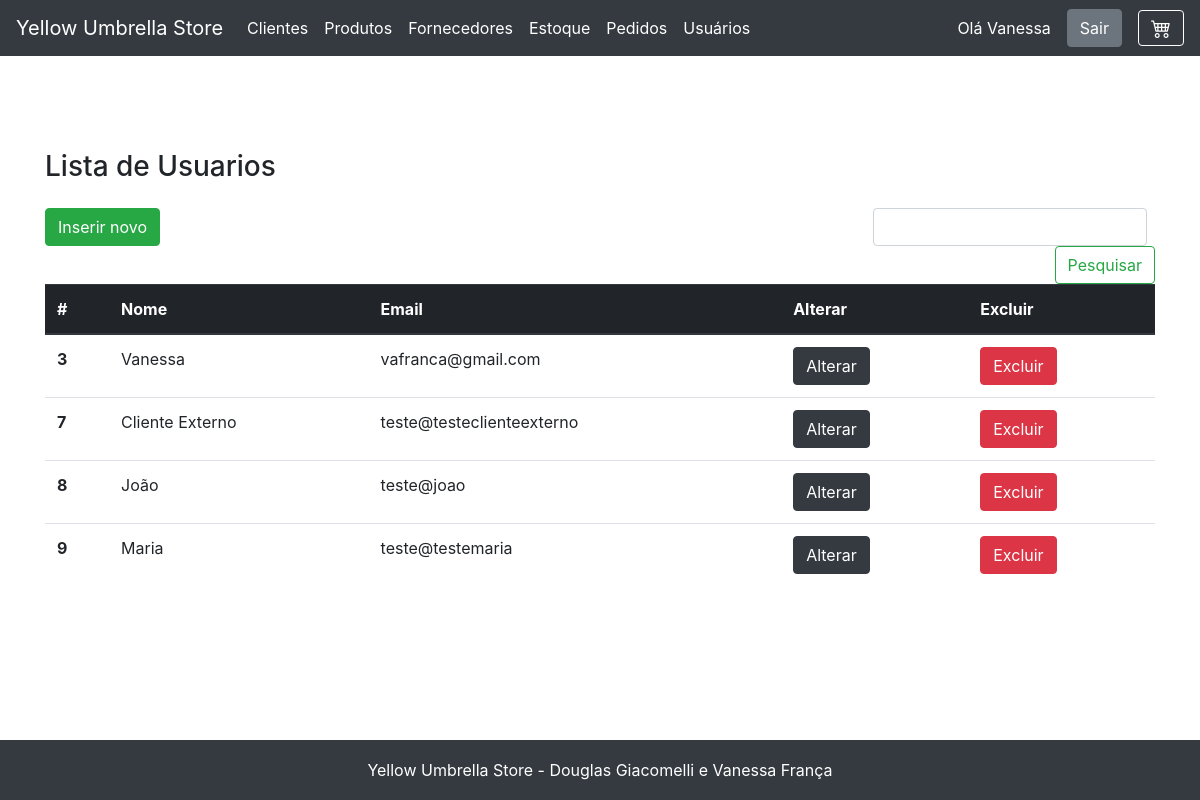
The page /usuario/view_usuarios.php (signed in) on the database as committed earlier.
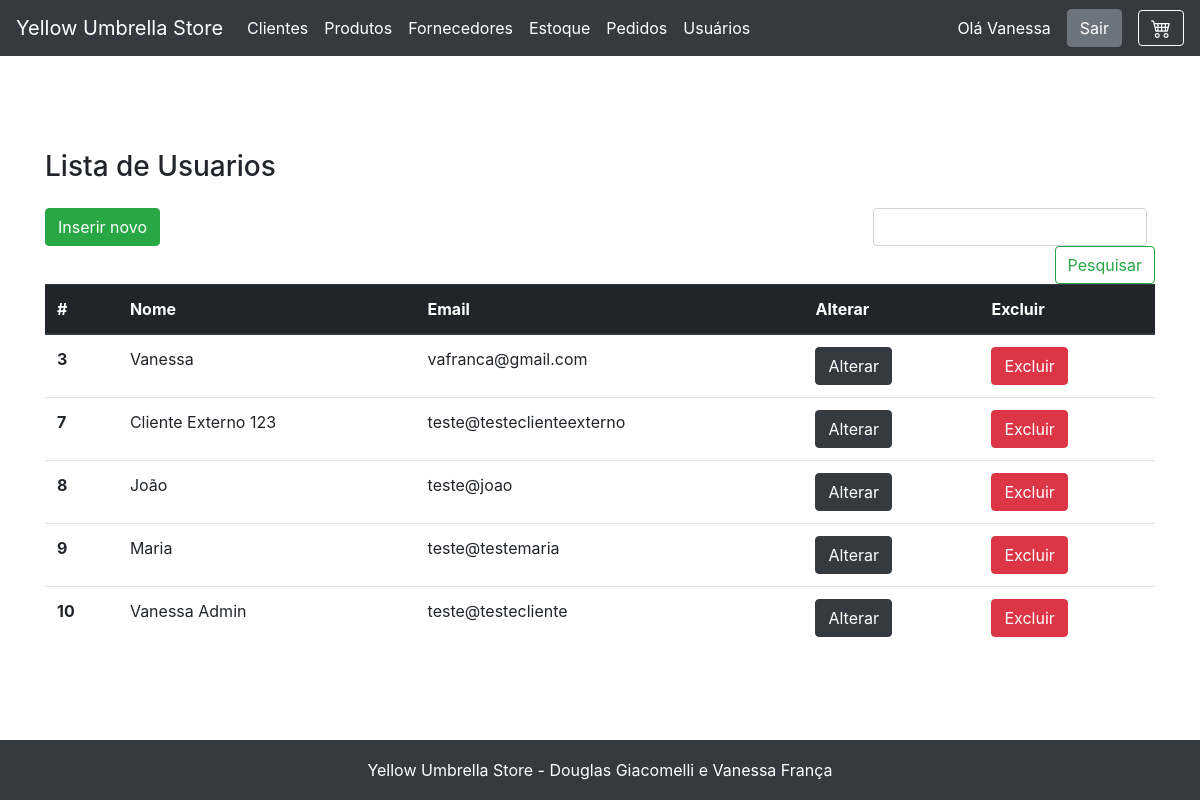
The same page on the database as committed later.
### tables this page shows
CREATE TABLE `usuario` (
  `id` int NOT NULL AUTO_INCREMENT,
  `email` varchar(255) NOT NULL,
  `senha` varchar(255) NOT NULL,
  `nome` varchar(255) NOT NULL,
  `perfil_id` int DEFAULT NULL,
  PRIMARY KEY (`id`),
  UNIQUE KEY `login` (`email`),
  KEY `perfil_id` (`perfil_id`)
);

### fachada.php (called while the page is built, shortened)
<?php
include_once('model/Usuario.php');
include_once('dao/mysql/MysqlDaoFactory.php');
$factory = new MysqlDaofactory();
?>

### dao/mysql/MysqlDaoFactory.php (called while the page is built, shortened)
<?php
include_once('MysqlUsuarioDao.php');
class MysqlDaofactory extends DaoFactory {
    private $host = "localhost";
    private $db_name = "web2";
    private $port = "3306";
    private $username = "root";
    private $password = "v6a10fr4nc486";
    public function getConnection(){
        $this->conn = null;
        $dsn="mysql:host=" . $this->host . ";port=" . $this->port . ";dbname=" . $this->db_name;
        try{
            $this->conn = new PDO($dsn, $this->username, $this->password);
      }catch(PDOException $exception){
            echo "Connection error: " . $exception->getMessage() . "\n";
            echo "DSN = " . $dsn;
        }
        return $this->conn;
    }
    public function getUsuarioDao() {
        return new MysqlUsuarioDao($this->getConnection());
    }
}
?>

### dao/DAO.php (called while the page is built, shortened)
<?php
abstract class DAO {
    public function __construct($conn){
        $this->conn = $conn;
    }
}
?>

### dao/mysql/MysqlUsuarioDao.php (called while the page is built, shortened)
<?php
include_once($_SERVER['DOCUMENT_ROOT'].'/yellow_umbrella/dao/DAO.php');
include_once($_SERVER['DOCUMENT_ROOT'].'/yellow_umbrella/dao/DAO.php');
 class MysqlUsuarioDao extends DAO implements UsuarioDao {
    private $table_name = 'usuario';
    public function buscaTodos() {
        $query = "SELECT
                    id, nome, email, senha, perfil_id
                FROM
                    " . $this->table_name .
                    " ORDER BY id ASC";
        $stmt = $this->conn->prepare($query);
        $stmt->execute();
        $usuarios = [];
        while ($row = $stmt->fetch(PDO::FETCH_ASSOC)){
            extract($row);
            $usuario = new Usuario($id,$nome,$email,$senha,$perfil_id);
            $usuarios[] = $usuario;
        }
        return $usuarios;
    }
}
?>

### model/Usuario.php (called while the page is built, shortened)
<?php
class Usuario {
    private $id;
    private $email;
    private $nome;
    public function __construct( $id, $nome, $email, $senha, $perfil_id)
    {
        $this->id=$id;
        $this->email=$email;
        $this->nome=$nome;
    }
    public function getId() { return $this->id; }
    public function getEmail() { return $this->email; }
    public function getNome() { return $this->nome; }
}
?>

### usuario/view_usuarios.php (the view, shortened to what this page needs)
<?php
    include "../fachada.php";
    include "../header.php";
    $dao = $factory->getUsuarioDao();
    $usuarios = $dao->buscaTodos();
    $usuarios = (isset($_SESSION["usuarios"])) ? ($_SESSION["usuarios"]) : ($usuarios);
?>
<main role="main" class="container">
    <h3 class="mb-3">Lista de Usuarios</h3>
    <div class="row">
        <div class="col-12">
        </div>
        <div class="col-lg-8 col-sm-12">
            <a href="view_cadastro_usuario.php" class="btn btn-success mb-2">Inserir novo</a>
        </div>
        <div class="col-lg-4 col-sm-12">
            <form class="form-inline mt-2 mt-md-0 form-search-list" action="<?=$base?>/usuario/executa_pesquisa.php" method="POST">
                <input class="form-control mr-sm-2" type="text" name="pesquisa" aria-label="Pesquisar">
                <button class="btn btn-outline-success my-2 my-sm-0" type="submit">Pesquisar</button>
            </form>
        </div>
        <div class="col-12">
        <table class="table table-responsive">
            <thead class="thead-dark">
                <tr>
                <th scope="col">#</th>
                <th scope="col">Nome</th>
                <th scope="col">Email</th>
                <th scope="col">Alterar</th>
                <th scope="col">Excluir</th>
                </tr>
            </thead>
            <tbody>
            <?php
                if($usuarios){
                    foreach($usuarios as $item){
            ?>
                <tr>
                <th scope="row"><?=$item->getID()?></th>
                <td><?=$item->getNome()?></td>
                <td><?=$item->getEmail()?></td>
                <td><a href="view_editar_usuario.php?id=<?=$item->getID()?>" class="btn btn-dark">Alterar</button></td>
                <td><a href="exclui_usuario.php?id=<?=$item->getID()?>" id="excluiUsuario" class="btn btn-danger" onclick="return confirm('Você quer mesmo remover este usuario?')">Excluir</button></td>
                </tr>
            <?php
                    }
                }else{
                    echo "<td colspan=5 style='text-align:center;'>Sem registros</td>";
                }
            ?>
            </tbody>
        </table>
        </div>
    </div>
</main>
<?php include "../footer.php"; ?>

Rows that differ between the two databases and show on the page:
changed usuario "teste@testeclienteexterno": nome "Cliente Externo" → "Cliente Externo 123"
added usuario: id "10", nome "Vanessa Admin", email "teste@testecliente"
